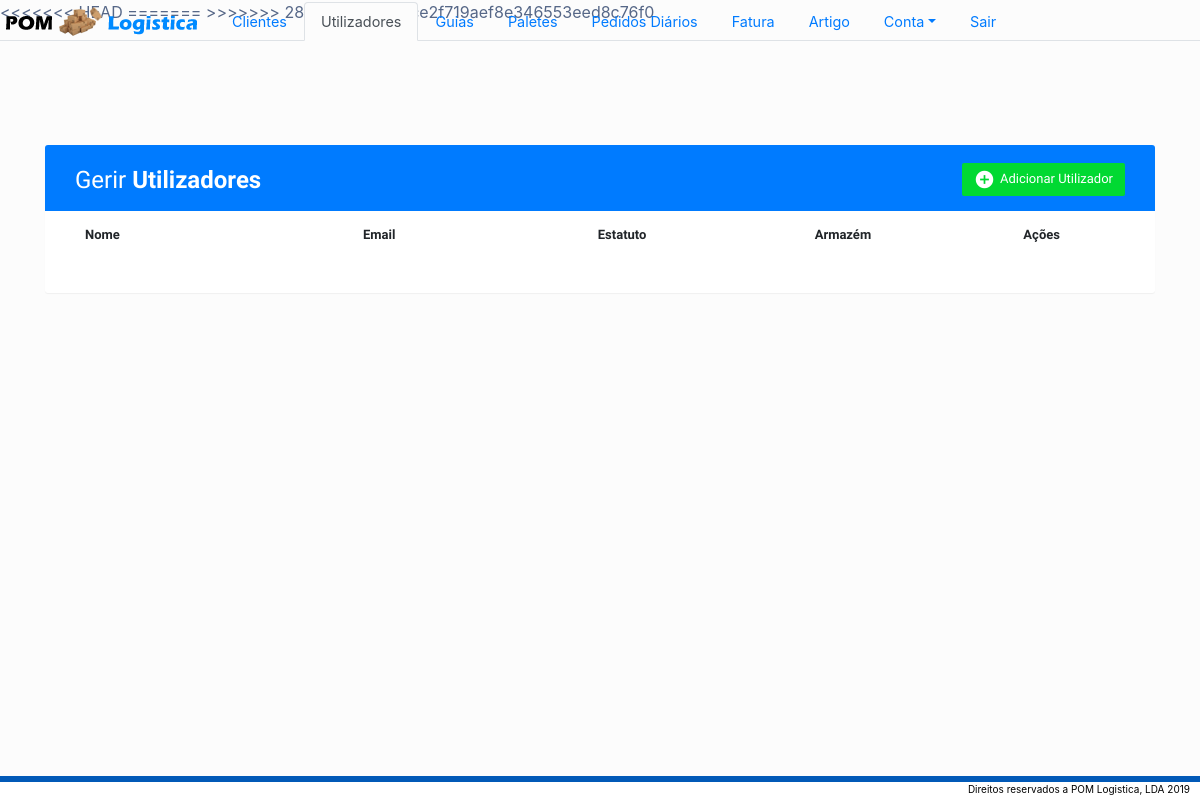
Page /Admin/Listagens/Listar_utilizadores.php on the earlier database version.
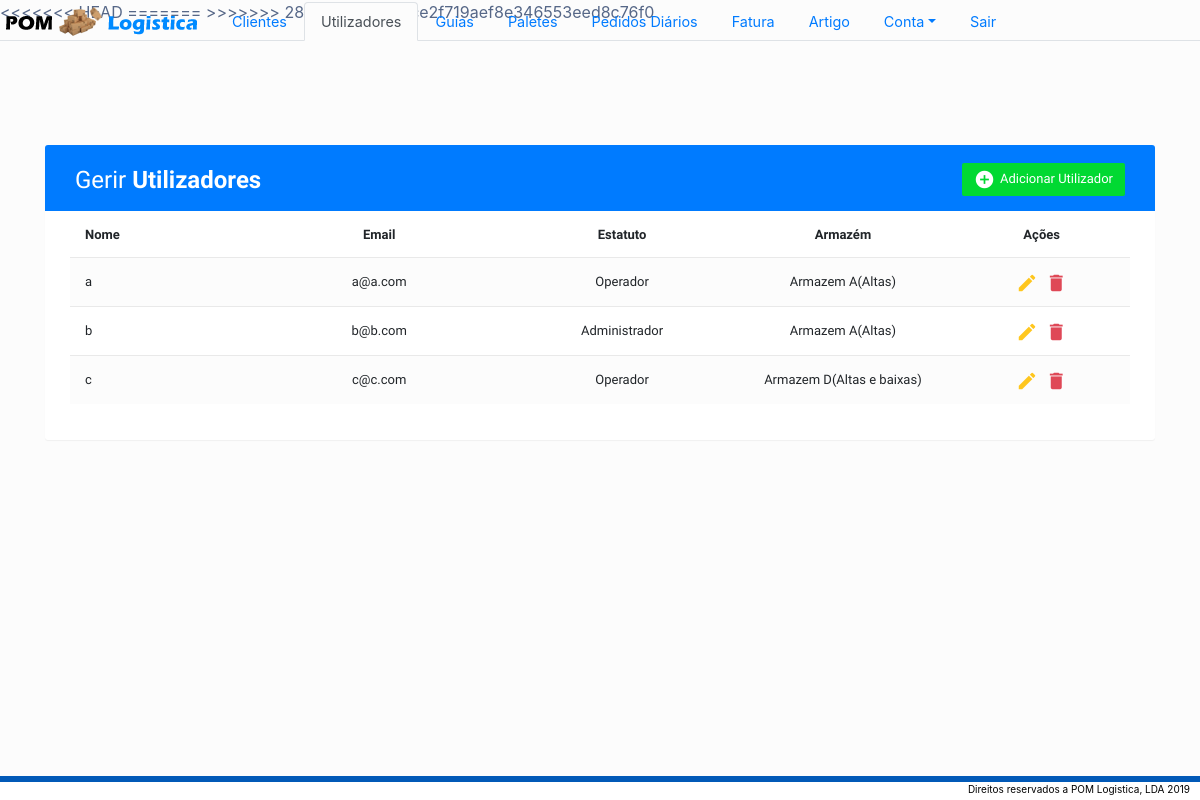
Same page on the later database version.
### tables this page shows
CREATE TABLE `utilizador` (
  `id` int(11) NOT NULL,
  `perfil_id` int(4) NOT NULL,
  `armazem_id` int(3) NOT NULL,
  `nome` text NOT NULL,
  `email` text NOT NULL,
  `password` text NOT NULL
);

CREATE TABLE `perfil` (
  `id` int(11) NOT NULL,
  `nome` text NOT NULL
);

CREATE TABLE `armazem` (
  `id` int(11) NOT NULL,
  `nome` text NOT NULL,
  `espaco` int(5) NOT NULL,
  `custo_carga` decimal(5,2) NOT NULL,
  `custo_descarga` decimal(5,2) NOT NULL
);

### Admin/Listagens/Listar_utilizadores.php (the view, shortened to what this page needs)
<!DOCTYPE html>
<html lang=pt dir="ltr">
<head>
    <link rel="stylesheet" href="https://stackpath.bootstrapcdn.com/bootstrap/4.3.1/css/bootstrap.min.css">
    <link rel="stylesheet" href="\POM-Logistica\styles\table.min.css">
    <link rel="stylesheet" href="https://use.fontawesome.com/releases/v5.8.2/css/all.css">
</head>
<body>
    <form style="font-family: 'Varela Round', sans-serif; font-size:13px" action="\POM-Logistica\Admin\Listagens\Listar_utilizadores.php" method="post" novalidate>
        <div class="container">
            <div class="table-wrapper" style="margin-top:5rem">
                <div class="table-title" style="background-color:#007bff; z-index:0">
                    <h2>Gerir <b>Utilizadores</b></h2>
                    <a href="#addEmployeeModal" class="btn btn-success mobileAdd desktopAdd" data-toggle="modal"><i class="material-icons">&#xE147;</i></a>
                </div>
                <div class="mobileTable">
                    <table style="margin-left:auto; margin-right:auto; margin-top:-0.5rem" class="table table-striped table-hover">
                        <thead>
                            <tr>
                                <th style="width:20%">Nome</th>
                                <th style="width:30%; text-align:center">Email</th>
                                <th style="width:25%; text-align:center">Estatuto</th>
                                <th style="width:25%; text-align:center">Armazém</th>
                                <th style="width:20%; text-align:center">Ações</th>
                            </tr>
                        </thead>
                        <tbody>
                            <?php
                            $dado = mysqli_query($conn, "SELECT utilizador.id as id, utilizador.nome as nome, utilizador.email as email,utilizador.perfil_id as perfil_id,armazem_id, armazem.nome as armazem_nome, perfil.nome as pnome FROM utilizador INNER JOIN armazem on armazem.id=utilizador.armazem_id INNER JOIN perfil on perfil.id=utilizador.perfil_id ORDER BY id ASC");
                            foreach ($dado as $eachRow) {
                                $buscaId = $eachRow['id'];
                                $Nome = $eachRow['nome'];
                                $email = $eachRow['email'];
                                $ArmazemNome  = $eachRow['armazem_nome'];
                                $PerfilNome  = $eachRow['pnome'];
                                echo '<tr>';
                                echo '<td style="width:20%"> ' . $Nome . '</td>';
                                echo '<td style="width:30%; text-align:center"> ' . $email . '</td>';
                                echo '<td style="width:25%; text-align:center"> ' . $PerfilNome . '</td>';
                                echo '<td style="width:25%; text-align:center"> ' . $ArmazemNome . '</td>';
                                echo '<td style="width:20%; text-align:center">';
                                ?>
                                <button type="button" style="width:1px; height:1.5rem; color:#ffc107;" value="<?php echo $buscaId ?>" name="teste4" id="teste4" href="#editEmployeeModal" class="btn" data-toggle="modal"><i class="material-icons" style="margin-left:-11px; margin-top:-15px" data-toggle="tooltip" title="Editar">&#xE254;</i></button>
                                <button type="button" style="width:1px; height:1.5rem;" class="btn" value="<?php echo $buscaId ?>" name="teste2" id="teste2" data-toggle="modal" data-target="#deleteEmployeeModal"><i class="material-icons" style="color:#dc3545; margin-left:-11px; margin-top:-15px" data-toggle="tooltip" title="Apagar">&#xE872;</i></button>
                                <?php '</td>';
                                echo '</tr>';
                            }
                            ?>
                        </tbody>
                    </table>
                </div>
            </div>
        </div>
    </form>
</body>
</html>

Differences in the rows shown:
added utilizador: nome "a", email "a@a.com", perfil.nome "Operador", armazem.nome "Armazem A(Altas)", $buscaId 1 (drawn)
added utilizador: nome "b", email "b@b.com", perfil.nome "Administrador", armazem.nome "Armazem A(Altas)", $buscaId 2 (drawn)
added utilizador: nome "c", email "c@c.com", perfil.nome "Operador", armazem.nome "Armazem D(Altas e baixas)", $buscaId 3 (drawn)
